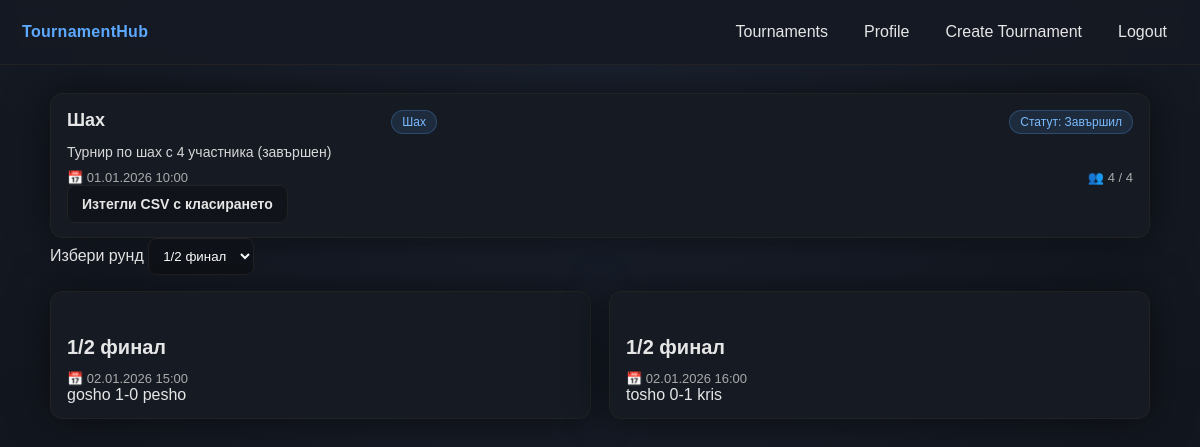
Screenshot of /tournament.php?id=1 (signed in) with the database file from the repository.
### tables this page shows
CREATE TABLE Tournament (
    id INT UNSIGNED AUTO_INCREMENT PRIMARY KEY,
    name VARCHAR(63) NOT NULL,
    description VARCHAR(255),
    category VARCHAR(63),
    start_datetime DATETIME NOT NULL,
    end_datetime DATETIME NOT NULL,
    status ENUM('upcoming', 'ongoing', 'finished') NOT NULL DEFAULT 'upcoming',
    capacity INT UNSIGNED NOT NULL,
    spots_taken INT UNSIGNED NOT NULL DEFAULT 0, 
    is_team_based BOOLEAN NOT NULL,
    creator_user_id INT UNSIGNED NOT NULL,
    CONSTRAINT fk_tournament_creator
        FOREIGN KEY (creator_user_id)
        REFERENCES User(id)
        ON DELETE CASCADE
        ON UPDATE CASCADE 
);

CREATE TABLE Matches (
  match_id INT UNSIGNED AUTO_INCREMENT PRIMARY KEY,
  tournament_id INT UNSIGNED NOT NULL,
  match_date DATETIME NOT NULL,
  current_round INT UNSIGNED NOT NULL, 
  side1_nickname VARCHAR(63),
  side2_nickname VARCHAR(63),
  winner VARCHAR(63) DEFAULT NULL,
  next_match_id INT UNSIGNED DEFAULT NULL,
  score VARCHAR(31) DEFAULT NULL,
  CONSTRAINT fk_match_tournament
    FOREIGN KEY (tournament_id) REFERENCES Tournament(id)
    ON DELETE CASCADE ON UPDATE CASCADE,
  CONSTRAINT fk_match_next
    FOREIGN KEY (next_match_id) REFERENCES Matches(match_id)
    ON DELETE SET NULL ON UPDATE CASCADE,
  CONSTRAINT chk_winner_valid
    CHECK (winner IS NULL OR winner IN (side1_nickname, side2_nickname))
);

### tournament.php (the view, shortened to what this page needs)
<?php
require "db.php";
$tournament_id = filter_input(INPUT_GET, 'id', FILTER_VALIDATE_INT);
$stmt = mysqli_prepare(
    $conn,
    "SELECT
        t.id,
        t.name,
        t.description,
        t.category,
        t.start_datetime,
        t.end_datetime,
        t.status,
        t.capacity,
        t.spots_taken,
        t.is_team_based,
        t.creator_user_id
     FROM Tournament t
     WHERE t.id = ?
     LIMIT 1"
);
mysqli_stmt_bind_param($stmt, "i", $tournament_id);
mysqli_stmt_execute($stmt);
$result = mysqli_stmt_get_result($stmt);
$t = mysqli_fetch_assoc($result);
$matches = [];
$rounds = [];
$stmt = mysqli_prepare(
    $conn,
    "SELECT *
        FROM Matches
        WHERE tournament_id = ?"
);
mysqli_stmt_bind_param($stmt, "i", $tournament_id);
mysqli_stmt_execute($stmt);
$result = mysqli_stmt_get_result($stmt);
while ($row = mysqli_fetch_assoc($result)) {
    $matches[] = $row;
    $round = (int)$row['current_round'];
    if (!in_array($round, $rounds)) {
        $rounds[] = $round;
    }
}
rsort($rounds);
?>
<!DOCTYPE html>
<html lang="bg">
<head>
    <link rel="stylesheet" href="style.css">
</head>
<body>
<header class="navbar">
    <div class="logo"><a href="home.php">TournamentHub</a></div>
    <nav>
        <a href="home.php">Tournaments</a>
        <a href="user.php">Profile</a>
        <a href="create_tournament.php">Create Tournament</a>
        <a href="handlers/logout_handler.php">Logout</a>
    </nav>
</header>
<main class="container">
    <div class="tournament-information">
        <div class="tournament-card">
                <div class="card-header">
                    <h2><?= htmlspecialchars($t['name']) ?></h2>
                    <span class="tag"><?= htmlspecialchars($t['category']) ?></span><br>
                    <?php
                    $status = $t['status'];
                    if ($status === 'upcoming') {
                    $label = 'Статут: Предстоящ';
                    } elseif ($status === 'ongoing') {
                    $label = 'Статут: Активен';
                    } else {
                    $label = 'Статут: Завършил';
                    }
                    ?>
                    <span class="tag"><?= $label ?></span>
                </div>
                <p class="description">
                    <?= htmlspecialchars($t['description']) ?>
                </p>
                <div class="meta">
                    <span>📅 <?= date("d.m.Y H:i", strtotime($t['start_datetime'])) ?></span>
                    <span>👥 <?= (int)$t['spots_taken'] ?> / <?= (int)$t['capacity'] ?></span>
                </div>
                <?php if ($t['status'] === 'finished' || $t['status'] === 'ongoing'): ?>
                    <form method="get" action="handlers/export_csv_handler.php">
                        <button type="submit" class="btn secondary">Изтегли CSV с класирането</button>
                    </form>
                <?php endif; ?>
            </div>
    </div>
    <div class="tournament-bracket">
        <?php if ($t['status'] === 'upcoming'): ?>
            <div>Няма налична схема</div>
        <?php else: ?>
            <label>Избери рунд</label>
            <select name="round-picker" id="round-picker">
                <?php foreach ($rounds as $round): ?>
                    <option value="<?= htmlspecialchars($round) ?>">
                        <?php
                            if ($round === 1) {
                                $text = 'Финал';
                            } else {
                                $text = '1/' . $round . " финал";
                            }
                        ?>
                    <?= htmlspecialchars($text) ?>
                    </option>
                <?php endforeach; ?>
            </select>
            <div class="match-grid">
                <?php foreach ($matches as $m): ?>
                <div class="match-card" data-round="<?= (int)$m['current_round'] ?>">
                    <div class="header">
                        <h2>
                            <?php
                                $round = (int)$m['current_round'];
                                if ($round === 1) {
                                    $text = 'Финал';
                                } else {
                                    $text = '1/' . $round . " финал";
                                }
                            ?>
                        <?= htmlspecialchars($text) ?></h2>
                    </div>
                    <div class="meta">
                        <span>📅 <?= date("d.m.Y H:i", strtotime($m['match_date'])) ?></span>
                    </div>
                    <div class="score">
                        <span>
                            <?= $m['side1_nickname'] != null ? htmlspecialchars($m['side1_nickname']) : 'TBD'?>
                        </span>
                        <span>
                            <?= $m['score'] != null ? htmlspecialchars($m['score']) : '-'?>
                        </span>
                        <span>
                            <?= $m['side2_nickname'] != null ? htmlspecialchars($m['side2_nickname']) : 'TBD'?>
                        </span>
                    </div>
                </div>
                <?php endforeach; ?>
            </div>
        <?php endif; ?>
    </div>
</main>
</body>
</html>

### style.css (style rules this page uses)
:root { --bg1:#1b2230; --bg2:#0f1218; --text:#e6e6e6; --muted:#aaa; --card:#151a23; --border:#222; --primary:#5da9ff; --primaryHover:#7bbcff; --shadow: 0 0 40px rgba(0,0,0,.55); }
* { box-sizing:border-box; font-family: Arial, sans-serif; }
body { margin:0; min-height:100vh; background: radial-gradient(circle at top, var(--bg1), var(--bg2)); color:var(--text); }
a { color:var(--primary); text-decoration:none; }
.navbar { position: sticky; top: 0; z-index: 10; display:flex; align-items:center; justify-content:space-between; padding: 14px 22px; background: rgba(21,26,35,.92); border-bottom: 1px solid var(--border); backdrop-filter: blur(8px); }
.navbar .logo { font-weight: 800; letter-spacing: .3px; color: var(--primary); user-select:none; }
.logo > a { text-decoration: none; }
.navbar nav { display:flex; align-items:center; gap:14px; }
.navbar nav a { color: var(--text); text-decoration:none; padding: 8px 10px; border-radius: 8px; border: 1px solid transparent; }
.container { width: min(1100px, calc(100% - 40px)); margin: 0 auto; padding: 28px 0 46px; }
.container h2 { margin: 28px 0 12px; font-size: 20px; font-weight: 700; }
.container p { color: #d8d8d8; margin: 8px 0; }
.meta { color: var(--muted); font-size: 13px; }
select, input, textarea { background: var(--bg2); color: #fff; border: 1px solid var(--border); border-radius: 8px; padding: 9px 10px; outline: none; }
.tournament-grid, .match-grid { display:grid; grid-template-columns: repeat(auto-fit, minmax(280px, 1fr)); gap: 18px; margin-top: 16px; }
.tournament-card, .match-card { background: var(--card); border: 1px solid var(--border); border-radius: 12px; padding: 16px 16px 14px; box-shadow: var(--shadow); transition: transform .15s ease, border-color .15s ease; }
.card-header { display:flex; align-items:flex-start; justify-content:space-between; gap: 12px; }
.card-header h2 { margin:0; font-size: 18px; font-weight: 800; color: var(--text); line-height: 1.2; }
.tag { flex: 0 0 auto; font-size: 12px; color: var(--primaryHover); background: rgba(93,169,255,.12); border: 1px solid rgba(93,169,255,.25); padding: 4px 10px; border-radius: 999px; white-space: nowrap; }
.description { margin: 12px 0 10px; color: #d1d1d1; line-height: 1.45; font-size: 14px; }
.tournament-card .meta { display:flex; justify-content:space-between; gap: 10px; flex-wrap:wrap; margin-top: 8px; }
.btn { display:inline-flex; align-items:center; justify-content:center; gap:8px; padding: 10px 14px; border-radius: 8px; border: 1px solid var(--border); background: rgba(15,18,24,.7); color: var(--text); cursor:pointer; font-weight: 800; font-size: 14px; text-decoration:none; transition: background .15s ease, transform .05s ease, border-color .15s ease; }

### rows the page displays
tournament: name "Шах", category "Шах", status "Статут: Завършил", description "Турнир по шах с 4 участника (завършен)", start_datetime "01.01.2026 10:00", spots_taken "4", capacity "4"
matches: current_round "1/2 финал", match_date "02.01.2026 15:00", side1_nickname "gosho", score "1-0", side2_nickname "pesho"
matches: current_round "1/2 финал", match_date "02.01.2026 16:00", side1_nickname "tosho", score "0-1", side2_nickname "kris"

### other values shown
form field round-picker "1/2 финал"
